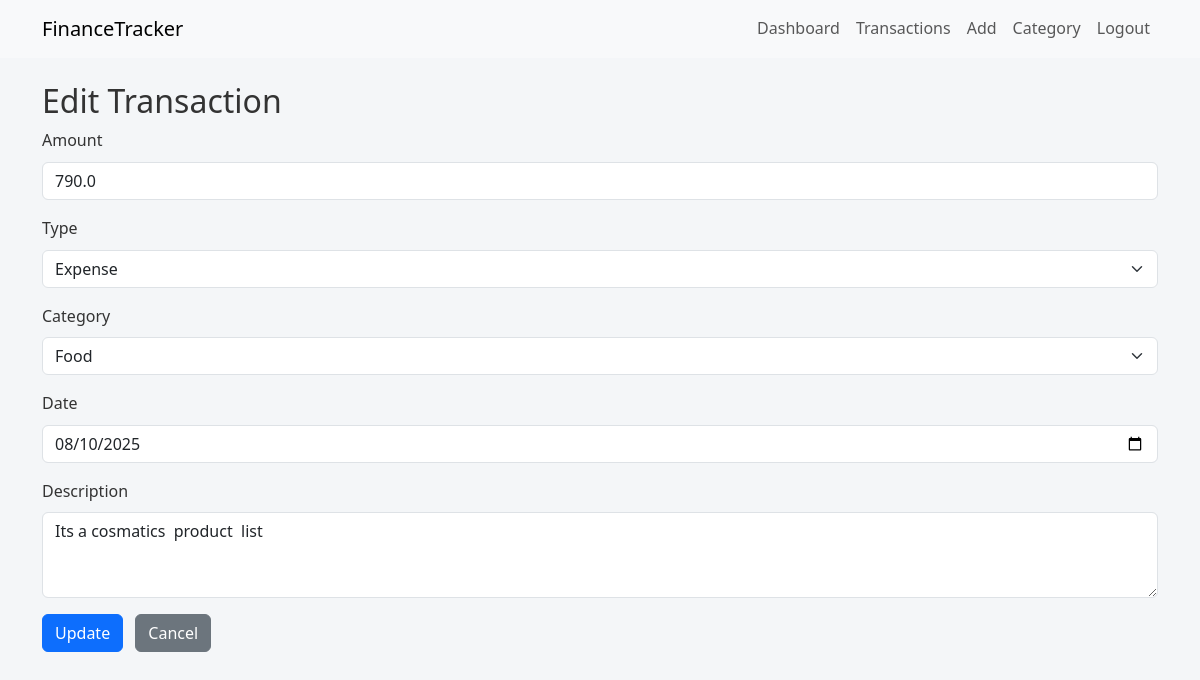
The page /transaction/edit/4 (signed in) on the database its author committed.
### app.py (models this page shows)
class Transaction(db.Model):
    id = db.Column(db.Integer, primary_key=True)
    amount = db.Column(db.Float, nullable=False)
    type = db.Column(db.String(10), nullable=False)  # 'income' or 'expense'
    description = db.Column(db.String(200))
    date = db.Column(db.Date, default=date.today)
    category_id = db.Column(db.Integer, db.ForeignKey('category.id'))
    user_id = db.Column(db.Integer, db.ForeignKey('user.id'), nullable=False)

### app.py (the view, shortened to what this page needs)
@app.route('/transaction/edit/<int:tx_id>', methods=['GET', 'POST'])
@login_required
def edit_transaction(tx_id):
    t = Transaction.query.filter_by(id=tx_id, user_id=current_user.id).first_or_404()
    form = TransactionForm(obj=t)
    categories = Category.query.filter_by(user_id=current_user.id).all()
    form.category.choices = [(c.id, c.name) for c in categories]
    return render_template('edit_transaction.html', form=form, transaction=t)

### app.py
class TransactionForm(FlaskForm):
    amount = FloatField('Amount', validators=[DataRequired()])
    type = SelectField('Type', choices=[('expense','Expense'),('income','Income')], validators=[DataRequired()])
    category = SelectField('Category', coerce=int)
    date = DateField('Date', default=date.today, format='%Y-%m-%d')
    description = TextAreaField('Description')
    submit = SubmitField('Save')

### app.py (called while the page is built)
@login_manager.user_loader
def load_user(user_id):
    return db.session.get(User, int(user_id))

### templates/edit_transaction.html (shortened to what this page needs)
{% extends "layout.html" %}
{% block content %}
<h2>Edit Transaction</h2>
<form method="post">
  <div class="mb-3">
    {{ form.amount.label(class="form-label") }}
    {{ form.amount(class="form-control", placeholder="Enter amount") }}
  </div>
  <div class="mb-3">
    {{ form.type.label(class="form-label") }}
    {{ form.type(class="form-select") }}
  </div>
  <div class="mb-3">
    {{ form.category.label(class="form-label") }}
    {{ form.category(class="form-select") }}
  </div>
  <div class="mb-3">
    {{ form.date.label(class="form-label") }}
    {{ form.date(class="form-control") }}
  </div>
  <div class="mb-3">
    {{ form.description.label(class="form-label") }}
    {{ form.description(class="form-control", rows=3, placeholder="Optional description") }}
  </div>
  <button type="submit" class="btn btn-primary">Update</button>
  <a href="{{ url_for('transactions') }}" class="btn btn-secondary ms-2">Cancel</a>
</form>
{% endblock %}

### css/main.css (style rules this page uses)
body { padding-bottom: 40px; margin: 0; font-family: 'Segoe UI', Tahoma, Geneva, Verdana, sans-serif; background-color: #f4f6f8; color: #333; line-height: 1.6; scroll-behavior: smooth; }
a { color: #007bff; text-decoration: none; transition: color 0.3s ease; }

### rows shown on the page
Transaction: amount "790.0", type "Expense", category "Food", date "08/10/2025", description "Its a cosmatics product list"
